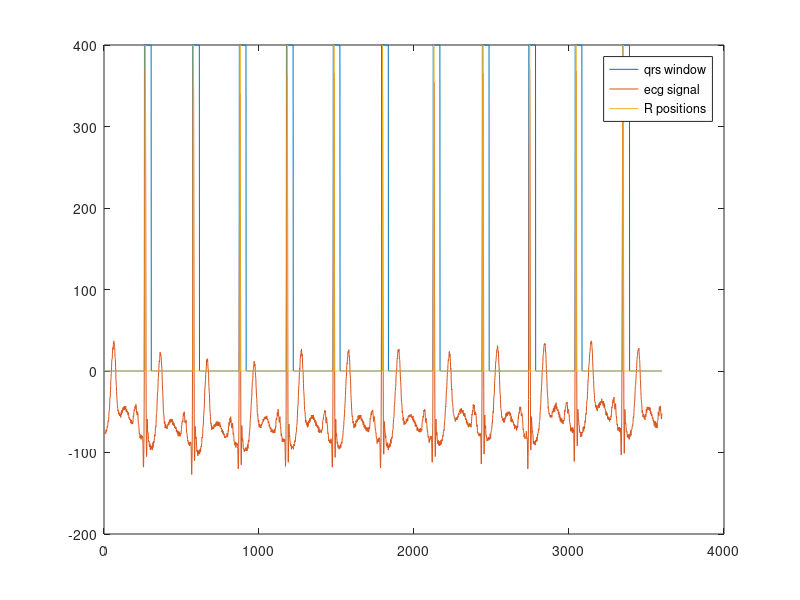

This figure's MATLAB source: (Note: this script raises an error after producing the figure.)
close all
%load ecg signal
load('m103.mat');
Fs=360;
gain=200;
T=10; % 10 seconds
ecg_sig=(val(1:T*Fs)-1024);
sig_len=length(ecg_sig);
% t=linspace(0,T,T*Fs);
t=1:sig_len;


%% Generate noise
% sig_power=(1/sig_len)*(norm(ecg_sig).^2);
sig_power=var(ecg_sig);
SNR=10;
Nstd=sqrt(sig_power/(10^(SNR/10)));

SNR=10;
Nstd_emg=sqrt(sig_power/(10^(SNR/10)));
emg_syn=Nstd_emg*randn([1,sig_len]);
emg_syn(600:1200)=0;
emg_syn(2400:3000)=0;

%% Construct noisy signal
ecg_in=ecg_sig+emg_syn;
% ecg_in=ecg_sig;


%% R peak detection (fiducial point)

amp_thresh=0.4*max(ecg_in);


sig_clip=zeros(1,sig_len);

for i=1:sig_len
    if ecg_in(i)>amp_thresh
        sig_clip(i)=ecg_in(i);
    else
        sig_clip(i)=amp_thresh;
    end
end
sig_clip=sig_clip/gain;
sig_diff= diff(sig_clip);


qrs_win_len=floor(Fs*0.12); %120ms qrs size;
deriv_thresh=0.02*(360/Fs);

qrs_window=zeros(1,sig_len);
qrs_onset_list=[];
r_index=[];
i=1;
j=1;
while i<sig_len
    if sig_diff(i)>deriv_thresh ...
            && sig_diff(i+1)>deriv_thresh ...
            %             && sig_diff(i+2)>deriv_thresh
        qrs_onset_list(j)=i;
        
        ind_till=min(i+qrs_win_len,sig_len);
        qrs_window(i:ind_till)=1;
        [~,r_index(j)]=max(ecg_in(i:ind_till));
        r_index(j)=r_index(j)+i-1;
        
        j=j+1;
        i=i+qrs_win_len;
    else
        i=i+1;
    end
end

num_qrs=numel(r_index);
% plot(sig_clip)
r_positions=zeros(1,sig_len);
r_positions(r_index)=400;

figure
plot(t,400*qrs_window,t,ecg_sig,t,r_positions);
legend('qrs window','ecg signal','R positions')
% plot(ecg_sig)


%% Find the IMFs
NR = 80;
MaxIter = 500;
tic
[modes ~]=ceemdan_v2014(ecg_in,Nstd,NR,MaxIter,2);
% modes=emd(ecg_in);

t1=toc;
t=1:length(ecg_in);

[a b]=size(modes);

figure;
subplot(a+1,1,1);
plot(t,ecg_in);% the ECG signal is in the first row of the subplot
% title('CEEMDAN Decomposition for ECG signal')
ylabel('ECG')
set(gca,'xtick',[])
ylim([min(ecg_in),max(ecg_in)])
set(gca,'ytick',[])
axis tight;

for i=2:a
    subplot(a+1,1,i);
    plot(t,modes(i-1,:));
    ylabel ([num2str(i-1)]);
    set(gca,'xtick',[])
    set(gca,'ytick',[])
    xlim([1 length(ecg_in)])   
    ylim([min(modes(i-1,:)),max(modes(i-1,:))])
end;

subplot(a+1,1,a+1)
plot(t,modes(a,:))
ylabel([num2str(a)])
xlim([1 length(ecg_in)])
ylim([min(modes(a,:)),max(modes(a,:))])
set(gca,'ytick',[])
%% find QRS

first3imfSum=sum(modes(1:3,:),1);
% plot(first3imfSum)
%%
right_zc=zeros(1,num_qrs);
left_zc=zeros(1,num_qrs);

zero_crossings=diff(sign(first3imfSum));
% plot(t,[zero_crossings,0],t,first3imfSum/200);

k=1;
for i= r_index
    j=0;
    while zero_crossings(i+j)<=0
        j=j+1;
    end
    right_zc(k)=i+j;
    k=k+1;
end

k=1;
for i= r_index
    j=0;
    while zero_crossings(i-j)>=0
        j=j+1;
    end
    left_zc(k)=i-j;
    k=k+1;
end

qrs_box=zeros(1,sig_len);
for i=1:num_qrs
    qrs_box(left_zc(i):right_zc(i))=1;
end

% plot(t,(max(ecg_sig)+abs(min(ecg_sig)))*qrs_box+min(ecg_sig),t,first3imfSum);
figure
plot(t,first3imfSum,t,ecg_sig);
legend('sum of c_1 to c_3', 'ECG signal')
grid on
% xL = xlim;
% yL = ylim;
% line([0 0], yL);  %x-axis
% line(xL, [0 0]);  %y-axis
%% t-test
alpha=0.1;
P=t_test(alpha,modes)% P=filter order

%%
qrs_box_len=right_zc-left_zc;
qrs_centre=round((right_zc+left_zc)/2);
P=4;
a=0.1;
low_order_sum=zeros(1,sig_len);
low_order_sum_cmpl=zeros(1,sig_len);
for j=1:P
    beta=j*0.3;
    qrs_tukey = apply_tukey(right_zc,left_zc,beta,sig_len);
    qrs_tukey_cmpl=1-qrs_tukey;
    low_order_sum=low_order_sum+ qrs_tukey.*modes(j,:);
    low_order_sum_cmpl=low_order_sum_cmpl+ a*qrs_tukey_cmpl.*modes(j,:);
end

high_order_sum=sum(modes(P+1:end,:),1);

recons_sig=low_order_sum+low_order_sum_cmpl+high_order_sum;

% Plots
% figure
% subplot(3,1,1)
% plot(t,ecg_sig)
% 
% subplot(3,1,2)
% plot(t,recons_sig)
% 
% subplot(3,1,3)
% plot(t,ecg_in)

%% SER calculation

err_power=norm(ecg_sig-ecg_in)^2;
sig_power= norm(ecg_sig)^2;
SER=sig_power/err_power;
SER_dB=10*log10(SER)

%%
qrs_tukey = apply_tukey(right_zc,left_zc,0.3,sig_len);
% plot(t,(max(ecg_sig)+abs(min(ecg_sig)))*qrs_box+min(ecg_sig),t,ecg_sig);
% plot(t,qrs_tukey)
% ylim([-0.2,1.2])
ceemdan_recons = recons_sig;
% save ceemdan_recons

%%
% Plots
figure
subplot(3,1,1)
plot(t,ecg_in)
title('(a) ECG with intermittent noise (10 dB SNR)')
ylim([min(ecg_in), max(ecg_in)]);
xlim([1,length(ecg_in)]);


subplot(3,1,2)
plot(t,ceemdan_recons)
title('(b) Reconstruction using improved CEEMDAN')
ylim([min(ceemdan_recons), max(ceemdan_recons)]);
xlim([1,length(ceemdan_recons)]);

subplot(3,1,3)
plot(t,emd_recons)
title('(c) Reconstruction using EMD')
ylim([min(emd_recons), max(emd_recons)]);
xlim([1,length(emd_recons)]);

% plot(t,ecg_sig)












